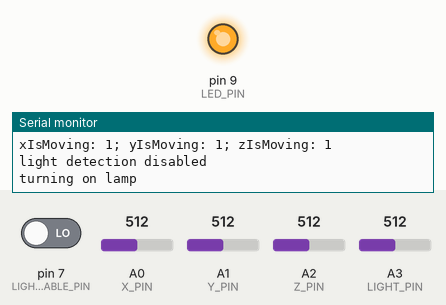
Simulated run of this sketch. Board: Arduino Uno, built with avr-gcc and run on an emulated ATmega328P. Shown: output pins drawn as LEDs (lit = HIGH), the last lines printed to the serial monitor. The test bench sets the inputs (shaded band); at power-on: pin 7 (LIGHT_SENSOR_ENABLE_PIN) LOW, A0 (X_PIN) = 512, A1 (Y_PIN) = 512, A2 (Z_PIN) = 512, A3 (LIGHT_PIN) = 512.

Above: at 1.2 s.
1.3 s: pin 7 (LIGHT_SENSOR_ENABLE_PIN) driven HIGH
At 1.9 s:
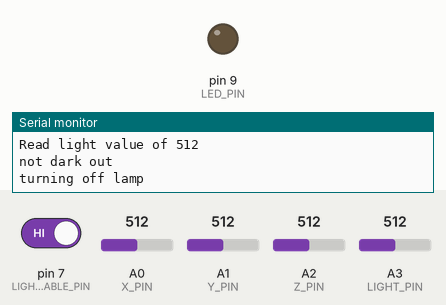
3.0 s: A0 (X_PIN) set to 111
7.6 s: A0 (X_PIN) set to 94
9.1 s: pin 7 (LIGHT_SENSOR_ENABLE_PIN) driven LOW
At 9.5 s:
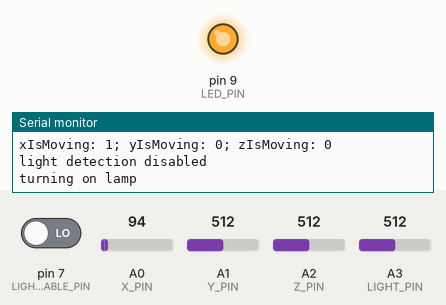
13.7 s: A0 (X_PIN) set to 30
At 14.8 s:
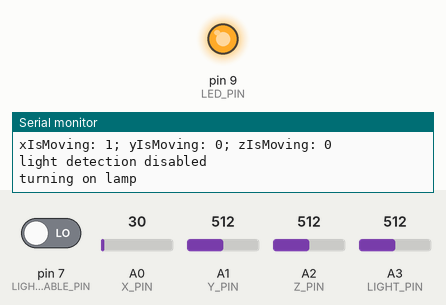
15.6 s: A1 (Y_PIN) set to 533
At 22.8 s:
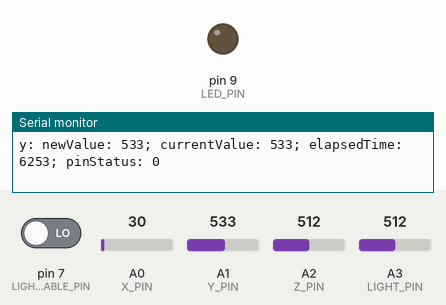
Timing chart, 0 to 23.1 s (numbered marks = the images above; inputs shaded):
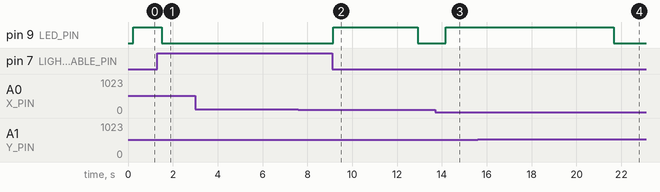

Measured:
- the behaviour switches between 516 and 517 on A1 (Y_PIN) (found by bisection; images 3 and 4)
- after the input at 1.3 s, pin 9 (LED_PIN): HIGH → LOW after 0.21 s
- after the input at 9.1 s, pin 9 (LED_PIN): LOW → HIGH after 0.06 s, → LOW 3.8 s later
- after the input at 13.7 s, pin 9 (LED_PIN): LOW → HIGH after 0.46 s
- after the input at 15.6 s, pin 9 (LED_PIN): HIGH → LOW after 6.1 s instead of 3.6 s

The sketch:

bike_light.ino
```cpp
const boolean DEBUG = true;

const int LIGHT_SENSOR_ENABLE_PIN = 7;
const int LED_PIN = 9;

const int NUM_SAMPLES = 10;
const int ACCEL_THRESHOLD = 4;
const int LIGHT_THRESHOLD = 20;

const int IDLE_TIME_MILLIS = 1000 * 5;

char* X_PIN_NAME = "x";
const int X_PIN = A0;
int xVal = 0;
unsigned long xTs = millis();

char* Y_PIN_NAME = "y";
const int Y_PIN = A1;
int yVal = 0;
unsigned long yTs = millis();

char* Z_PIN_NAME = "z";
const int Z_PIN = A2;
int zVal = 0;
unsigned long zTs = millis();

const int LIGHT_PIN = A3;
boolean currLightReading = false;
boolean currLightStatus = false;
unsigned long lightTs = millis();


/***** API *****/

void setup() {
  pinMode(LED_PIN, OUTPUT);
  pinMode(LIGHT_SENSOR_ENABLE_PIN, INPUT);
  Serial.begin(9600);
}


void loop() {
  boolean isMoving = detectIfMoving();
  boolean isDarkOut = detectIfDarkOut();

  if(isMoving && isDarkOut) {
    turnOnLamp();
  } else {
    turnOffLamp();
  }

  delay(1000);
  Serial.println();
}


/***** Subroutines *****/

void turnOnLamp() {  Serial.println("turning on lamp"); digitalWrite(LED_PIN, HIGH); }
void turnOffLamp() { Serial.println("turning off lamp"); digitalWrite(LED_PIN, LOW); }

boolean detectIfDarkOut() {
  boolean isLightSensorEnabled = digitalRead(LIGHT_SENSOR_ENABLE_PIN) == HIGH;

  if(isLightSensorEnabled) {
    boolean isDarkOut = detectLightStatus();

    if(isDarkOut) {
      Serial.println("its dark out");
      return true;
    }
    Serial.println("not dark out");
    return false;
  }

  Serial.println("light detection disabled");
  return true;
}


boolean detectLightStatus() {
  int lightValue = readAnalogPin(LIGHT_PIN);

  Serial.print("Read light value of ");
  Serial.println(lightValue);

  boolean newLightReading = lightValue <= LIGHT_THRESHOLD;

  if(newLightReading != currLightReading) {
    lightTs = millis();
  } else {
    unsigned long now = millis();
    unsigned long elapsedTime = now - lightTs;

    if(elapsedTime > IDLE_TIME_MILLIS) {
      Serial.println("updating light status");
      currLightStatus = currLightReading;
    }
  }

  currLightReading = newLightReading;

  return currLightStatus;
}


boolean detectIfMoving() {

  boolean xIsMoving = detectAccelStatus(X_PIN_NAME, X_PIN, ACCEL_THRESHOLD, IDLE_TIME_MILLIS, &xVal, &xTs);
  boolean yIsMoving = detectAccelStatus(Y_PIN_NAME, Y_PIN, ACCEL_THRESHOLD, IDLE_TIME_MILLIS, &yVal, &yTs);
  boolean zIsMoving = detectAccelStatus(Z_PIN_NAME, Z_PIN, ACCEL_THRESHOLD, IDLE_TIME_MILLIS, &zVal, &zTs);


  Serial.print("xIsMoving: ");
  Serial.print(xIsMoving);
  Serial.print("; yIsMoving: ");
  Serial.print(yIsMoving);
  Serial.print("; zIsMoving: ");
  Serial.print(zIsMoving);
  Serial.println();

  return xIsMoving || yIsMoving || zIsMoving;
}

boolean detectAccelStatus(char* pinName, int pin, int threshold, unsigned long timeOut, int* currentValue, unsigned long* timestamp) {
  int newValue = readAnalogPin(pin);
  unsigned long now = millis();
  unsigned long elapsedTime = now - *timestamp;
  boolean pinStatus = true;

  if(abs(newValue - *currentValue) > threshold) {
    *timestamp = now;
  } else if(elapsedTime > timeOut) {
    pinStatus = false;
  }

  printAccelStatus(pinName, newValue, *currentValue, elapsedTime, pinStatus);

  *currentValue = newValue;

  return pinStatus;
}

void printAccelStatus(char* pinName, int newValue, int currentValue, unsigned long elapsedTime, boolean pinStatus) {

  Serial.print(pinName);
  Serial.print(": newValue: ");
  Serial.print(newValue);
  Serial.print("; currentValue: ");
  Serial.print(currentValue);
  Serial.print("; elapsedTime: ");
  Serial.print(elapsedTime);
  Serial.print("; pinStatus: ");
  Serial.print(pinStatus);
  Serial.println();

}

int readAnalogPin(int pin) {
  long reading = 0;
  analogRead(pin);
  delay(1);
  for (int i = 0; i < NUM_SAMPLES; i++) {
    reading += analogRead(pin);
    delay(1);
  }
  return reading/NUM_SAMPLES;
}
```
